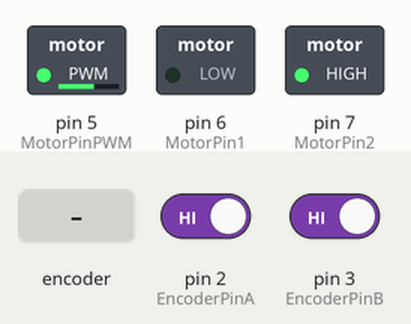
Simulated run of this sketch. Board: Arduino Uno, built with avr-gcc and run on an emulated ATmega328P. On the bench: switched loads named in the sketch (green lamp = pin HIGH). The inputs (shaded band) are chosen by the test bench; at power-on: pin 2 (EncoderPinA) HIGH, pin 3 (EncoderPinB) HIGH. What the sketch prints to the serial monitor is not drawn.

Above: at 1.2 s.
1.3 s: rotary encoder on pin 2 (EncoderPinA) / pin 3 (EncoderPinB) turned 2 steps (second pin leading)
4.7 s: rotary encoder on pin 2 (EncoderPinA) / pin 3 (EncoderPinB) turned 3 steps (first pin leading)
Timing chart, 0 to 7.7 s (numbered marks = the images above; inputs shaded):
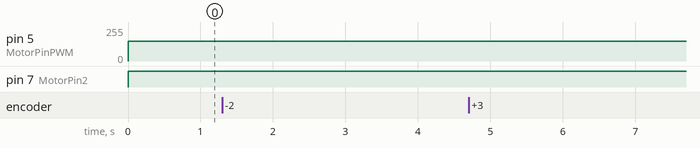

The sketch:

DCMotorPositionClosedLoop.ino
```cpp
/*
DC Motor Position Control with Encoder (Closed Loop)
Input setpoint which is encoder count and you will get an motor movement
in angle (degrees). The accuracy of the movement is controlled by PID
ProStrain Technologies
By Zulhafiz Zulkifli
Please contact us at info@prostrain.com.my if you have any inquiries.
*/

#include <PID_v1.h>
double PID_Setpoint, PID_Input, PID_Output;
double Kp=0.8, Ki=0.0, Kd=0;
PID myPID(&PID_Input, &PID_Output, &PID_Setpoint, Kp, Ki, Kd, DIRECT);

//Define Pins. Constants won't change. They're used here to set pin numbers.
const int MotorPinPWM = 5; // L298N ENA
const int MotorPin1 = 6; // L298N IN1
const int MotorPin2 = 7; // L298N IN2
const int EncoderPinA = 2;   // Encoder Pin A. Interrupt 0
const int EncoderPinB = 3;  // Encoder Pin B. Interrupt 1
const int PPR = 280; // 280 pulse per revolution Encoder
//Initialize Variables
volatile int counts = 0; //counts the encoder counts. The encoder has counts/rev

void setup() {
  //Serial setup
  Serial.begin(115200);
  // Motor setup
  pinMode(MotorPin1, OUTPUT);
  pinMode(MotorPin2, OUTPUT);
  pinMode(MotorPinPWM, OUTPUT);
  //Encoder setup
  pinMode(EncoderPinA, INPUT_PULLUP); //initialize Encoder Pins
  pinMode(EncoderPinB, INPUT_PULLUP);
  attachInterrupt(digitalPinToInterrupt(EncoderPinA), readEncoder, CHANGE); //attach interrupt to PIN 2
  //PID setup
  PID_Setpoint = 280; // 280 pulse = 360 degrees;
  myPID.SetMode(AUTOMATIC);
  myPID.SetOutputLimits(0, 150);
}

void loop() {
  PID_Input = counts;
  myPID.Compute();
  motorOutput(PID_Output);
  Serial.print("Motor PWM = ");
  Serial.print(PID_Output);
  Serial.print(" , Encoder counts = ");
  Serial.println(counts);
  delay(1);

}

void readEncoder() //this function is triggered by the encoder CHANGE, and increments the encoder counter
{
  if(digitalRead(EncoderPinB) == digitalRead(EncoderPinA) )
  {
    counts = counts - 1; //you may need to redefine positive and negative directions
  }
  else
  {
    counts = counts + 1;
  }
}

void motorOutput(int out){
  if(out>0){
    digitalWrite(MotorPin1, LOW);
    digitalWrite(MotorPin2, HIGH);
    analogWrite(MotorPinPWM, abs(out));
  }
  else{
    digitalWrite(MotorPin1, HIGH);
    digitalWrite(MotorPin2, LOW);
    analogWrite(MotorPinPWM, abs(out));
  }
}
```
